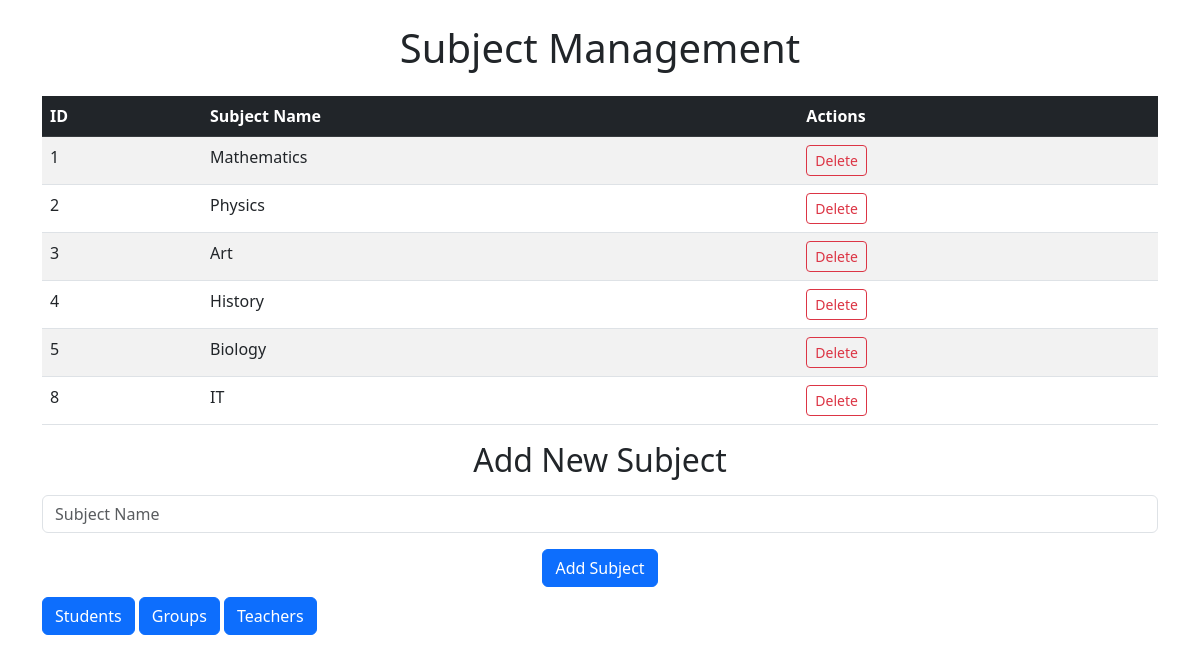
/subjects/, run on the app's committed database.
### main/models.py (models this page shows, shortened)
class Subject(models.Model):
    name = models.CharField(max_length=120)

### main/views.py (the view)
# urls.py: path('subjects/',Subjects),
def Subjects(request):
    if request.method == 'POST':
        form = Subjectsform(request.POST)
        if form.is_valid():
            form.save()
            return redirect('/subjects/')
    else:
        form = Subjectsform()
    context = {
        'form':form,
        'subject':Subject.objects.all()
    }
    return render(request, 'subjects.html', context)

### main/forms.py
class Subjectsform(forms.ModelForm):
    class Meta:
        model = Subject
        fields = ["name"]
        widgets = {
            'name': forms.TextInput(attrs={'class': 'form-control', 'placeholder': 'Subject Name'}),
        }

### templates/subjects.html (shortened to what this page needs)
<!DOCTYPE html>
<html lang="en">
<head>
    <link href="https://cdn.jsdelivr.net/npm/bootstrap@5.3.0/dist/css/bootstrap.min.css" rel="stylesheet">
</head>
<body>
    <div class="container mt-4">
        <h1 class="text-center mb-4">Subject Management</h1>
        <div class="table-responsive subject-table">
            <table class="table table-striped table-hover">
                <thead class="table-dark">
                    <tr>
                        <th>ID</th>
                        <th>Subject Name</th>
                        <th>Actions</th>
                    </tr>
                </thead>
                <tbody>
                    {% for i in subject %}
                    <tr>
                        <td>{{ i.id }}</td>
                        <td>{{ i.name }}</td>
                        <td>
                            <form method="post" action="{% url 'delete_object' model_name='subject' id=i.id %}"
                                style="display: inline;">
                                <button type="submit" class="btn btn-sm btn-outline-danger"
                                    onclick="return confirm('Вы уверены, что хотите удалить предмет {{ i.name }}?')">
                                    Delete
                                </button>
                            </form>
                        </td>
                    </tr>
                    {% endfor %}
                </tbody>
            </table>
        </div>
        <div class="add-subject-form">
            <h2 class="mb-3 text-center">Add New Subject</h2>
            <form method="post" action="/subjects/">
                <div class="mb-3">
                    {{ form.name }}
                </div>
                <div class="text-center">
                    <button type="submit" class="btn btn-primary">Add Subject</button>
                </div>
            </form>
        </div>
        <a class="btn btn-primary need" href="/index/">Students</a>
        <a class="btn btn-primary need" href="/groups/">Groups</a>
        <a class="btn btn-primary need" href="/teachers/">Teachers</a>
    </div>
</body>
</html>

### templates/subjects.html (style rules this page uses)
.need { margin-top: 10px; }

### data on the page
Subject: id "1", name "Mathematics"
Subject: id "2", name "Physics"
Subject: id "3", name "Art"
Subject: id "4", name "History"
Subject: id "5", name "Biology"
Subject: id "8", name "IT"
